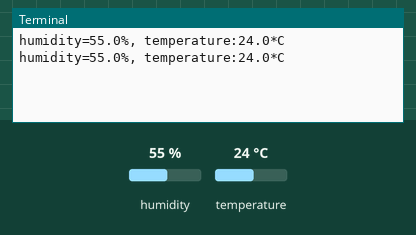
Bench run of a program on a simulated Raspberry Pi (BCM pin numbers). Parts: the last lines printed to the terminal. The test bench sets the inputs (shaded band); at power-on: humidity 55 %, temperature 24 °C.

Above: at 1.2 s.
1.3 s: humidity set to 22 %
At 2.0 s:
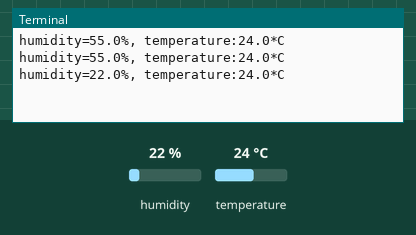
2.8 s: temperature set to 12 °C
At 3.6 s:
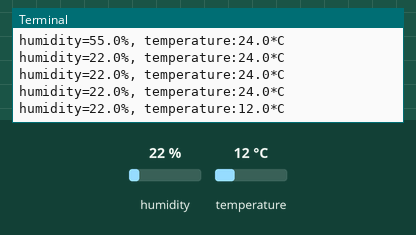
4.3 s: humidity set to 40 %
At 4.3 s:
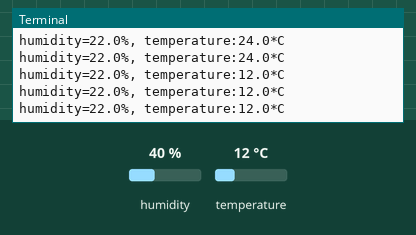
Timing chart, 0 to 7.3 s (numbered marks = the images above; inputs shaded):
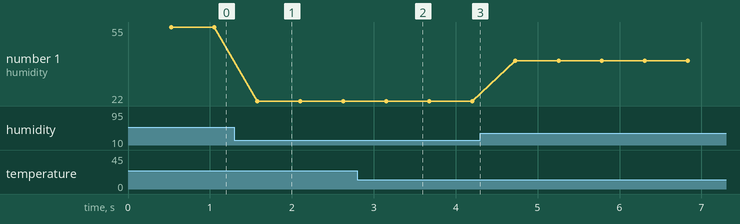

Measured:
- after the input at 1.3 s, the terminal: prints a new line after 0.28 s (image 1)
- after the input at 2.8 s, the terminal: prints a new line after 0.35 s (image 2)
- plotted number 1: 55 → 22 after the input at 1.3 s, 22 → 40 after the input at 4.3 s

The program:

dht11_adafruit.py
```python
# sudo pip3 install Adafruit_DHT
import Adafruit_DHT

PIN_DHT11 = 18
while True:
    humidity, temperature = Adafruit_DHT.read_retry(Adafruit_DHT.DHT11, PIN_DHT11)
    if humidity is not None and temperature is not None:
        print(f"humidity={humidity:.1f}%, temperature:{temperature:0.1f}*C")
    else:
        print("error.")
```
